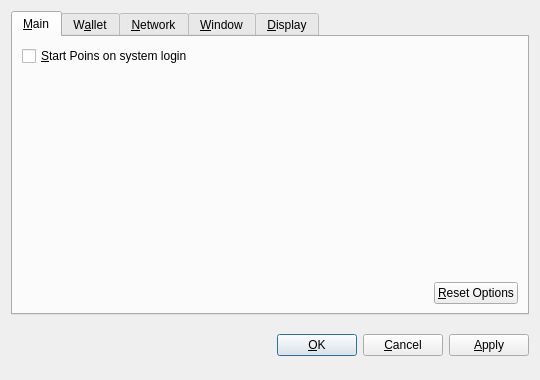
<?xml version="1.0" encoding="UTF-8"?>
<ui version="4.0">
 <class>OptionsDialog</class>
 <widget class="QDialog" name="OptionsDialog">
  <property name="geometry">
   <rect>
    <x>0</x>
    <y>0</y>
    <width>540</width>
    <height>380</height>
   </rect>
  </property>
  <property name="windowTitle">
   <string>Options</string>
  </property>
  <property name="modal">
   <bool>true</bool>
  </property>
  <layout class="QVBoxLayout" name="verticalLayout">
   <item>
    <widget class="QTabWidget" name="tabWidget">
     <property name="tabPosition">
      <enum>QTabWidget::North</enum>
     </property>
     <property name="currentIndex">
      <number>0</number>
     </property>
     <widget class="QWidget" name="tabMain">
      <attribute name="title">
       <string>&amp;Main</string>
      </attribute>
      <layout class="QVBoxLayout" name="verticalLayout_Main">
       <item>
        <widget class="QCheckBox" name="bitcoinAtStartup">
         <property name="toolTip">
          <string>Automatically start Poins after logging in to the system.</string>
         </property>
         <property name="text">
          <string>&amp;Start Poins on system login</string>
         </property>
        </widget>
       </item>
       <item>
        <spacer name="verticalSpacer_Main">
         <property name="orientation">
          <enum>Qt::Vertical</enum>
         </property>
         <property name="sizeHint" stdset="0">
          <size>
           <width>20</width>
           <height>40</height>
          </size>
         </property>
        </spacer>
       </item>
       <item>
        <layout class="QHBoxLayout" name="horizontalLayout_2_Main">
         <item>
          <spacer name="horizontalSpacer_2_Main">
           <property name="orientation">
            <enum>Qt::Horizontal</enum>
           </property>
           <property name="sizeHint" stdset="0">
            <size>
             <width>40</width>
             <height>20</height>
            </size>
           </property>
          </spacer>
         </item>
         <item>
          <widget class="QPushButton" name="resetButton">
           <property name="toolTip">
            <string>Reset all client options to default.</string>
           </property>
           <property name="text">
            <string>&amp;Reset Options</string>
           </property>
           <property name="autoDefault">
            <bool>false</bool>
           </property>
          </widget>
         </item>
        </layout>
       </item>
      </layout>
     </widget>
     <widget class="QWidget" name="tabWallet">
      <attribute name="title">
       <string>W&amp;allet</string>
      </attribute>
      <layout class="QVBoxLayout" name="verticalLayout_Network">
       <item>
        <widget class="QLabel" name="transactionFeeInfoLabel">
         <property name="text">
          <string>Optional transaction fee per kB that helps make sure your transactions are processed quickly. Most transactions are 1 kB.</string>
         </property>
         <property name="textFormat">
          <enum>Qt::PlainText</enum>
         </property>
         <property name="wordWrap">
          <bool>true</bool>
         </property>
        </widget>
       </item>
       <item>
        <layout class="QHBoxLayout" name="horizontalLayout_1_Main">
         <item>
          <widget class="QLabel" name="transactionFeeLabel">
           <property name="text">
            <string>Pay transaction &amp;fee</string>
           </property>
           <property name="textFormat">
            <enum>Qt::PlainText</enum>
           </property>
           <property name="buddy">
            <cstring>transactionFee</cstring>
           </property>
          </widget>
         </item>
         <item>
          <widget class="BitcoinAmountField" name="transactionFee"/>
         </item>
         <item>
          <spacer name="horizontalSpacer_1_Main">
           <property name="orientation">
            <enum>Qt::Horizontal</enum>
           </property>
           <property name="sizeHint" stdset="0">
            <size>
             <width>40</width>
             <height>20</height>
            </size>
           </property>
          </spacer>
         </item>
        </layout>
       </item>
       <item>
        <widget class="QLabel" name="label">
         <property name="text">
          <string>If you disable the spending of unconfirmed change, the change from a transaction cannot be used until that transaction has at least one confirmation. This also affects how your balance is computed.</string>
         </property>
         <property name="wordWrap">
          <bool>true</bool>
         </property>
        </widget>
       </item>
       <item>
        <widget class="QCheckBox" name="spendZeroConfChange">
         <property name="text">
          <string>Spend unconfirmed change  (experts only)</string>
         </property>
        </widget>
       </item>
       <item>
        <spacer name="verticalSpacer">
         <property name="orientation">
          <enum>Qt::Vertical</enum>
         </property>
         <property name="sizeHint" stdset="0">
          <size>
           <width>20</width>
           <height>40</height>
          </size>
         </property>
        </spacer>
       </item>
      </layout>
     </widget>
     <widget class="QWidget" name="tabNetwork">
      <attribute name="title">
       <string>&amp;Network</string>
      </attribute>
      <layout class="QVBoxLayout" name="verticalLayout_Network">
       <item>
        <widget class="QCheckBox" name="mapPortUpnp">
         <property name="toolTip">
          <string>Automatically open the Poins client port on the router. This only works when your router supports UPnP and it is enabled.</string>
         </property>
         <property name="text">
          <string>Map port using &amp;UPnP</string>
         </property>
        </widget>
       </item>
       <item>
        <widget class="QCheckBox" name="connectSocks">
         <property name="toolTip">
          <string>Connect to the Poins network through a SOCKS proxy (e.g. when connecting through Tor).</string>
         </property>
         <property name="text">
          <string>&amp;Connect through SOCKS proxy:</string>
         </property>
        </widget>
       </item>
       <item>
        <layout class="QHBoxLayout" name="horizontalLayout_Network">
         <item>
          <widget class="QLabel" name="proxyIpLabel">
           <property name="text">
            <string>Proxy &amp;IP:</string>
           </property>
           <property name="textFormat">
            <enum>Qt::PlainText</enum>
           </property>
           <property name="buddy">
            <cstring>proxyIp</cstring>
           </property>
          </widget>
         </item>
         <item>
          <widget class="QValidatedLineEdit" name="proxyIp">
           <property name="maximumSize">
            <size>
             <width>140</width>
             <height>16777215</height>
            </size>
           </property>
           <property name="toolTip">
            <string>IP address of the proxy (e.g. 127.0.0.1)</string>
           </property>
          </widget>
         </item>
         <item>
          <widget class="QLabel" name="proxyPortLabel">
           <property name="text">
            <string>&amp;Port:</string>
           </property>
           <property name="textFormat">
            <enum>Qt::PlainText</enum>
           </property>
           <property name="buddy">
            <cstring>proxyPort</cstring>
           </property>
          </widget>
         </item>
         <item>
          <widget class="QLineEdit" name="proxyPort">
           <property name="maximumSize">
            <size>
             <width>55</width>
             <height>16777215</height>
            </size>
           </property>
           <property name="toolTip">
            <string>Port of the proxy (e.g. 9050)</string>
           </property>
          </widget>
         </item>
         <item>
          <widget class="QLabel" name="socksVersionLabel">
           <property name="text">
            <string>SOCKS &amp;Version:</string>
           </property>
           <property name="textFormat">
            <enum>Qt::PlainText</enum>
           </property>
           <property name="buddy">
            <cstring>socksVersion</cstring>
           </property>
          </widget>
         </item>
         <item>
          <widget class="QValueComboBox" name="socksVersion">
           <property name="toolTip">
            <string>SOCKS version of the proxy (e.g. 5)</string>
           </property>
          </widget>
         </item>
         <item>
          <spacer name="horizontalSpacer_Network">
           <property name="orientation">
            <enum>Qt::Horizontal</enum>
           </property>
           <property name="sizeHint" stdset="0">
            <size>
             <width>40</width>
             <height>20</height>
            </size>
           </property>
          </spacer>
         </item>
        </layout>
       </item>
       <item>
        <spacer name="verticalSpacer_Network">
         <property name="orientation">
          <enum>Qt::Vertical</enum>
         </property>
         <property name="sizeHint" stdset="0">
          <size>
           <width>20</width>
           <height>40</height>
          </size>
         </property>
        </spacer>
       </item>
      </layout>
     </widget>
     <widget class="QWidget" name="tabWindow">
      <attribute name="title">
       <string>&amp;Window</string>
      </attribute>
      <layout class="QVBoxLayout" name="verticalLayout_Window">
       <item>
        <widget class="QCheckBox" name="minimizeToTray">
         <property name="toolTip">
          <string>Show only a tray icon after minimizing the window.</string>
         </property>
         <property name="text">
          <string>&amp;Minimize to the tray instead of the taskbar</string>
         </property>
        </widget>
       </item>
       <item>
        <widget class="QCheckBox" name="minimizeOnClose">
         <property name="toolTip">
          <string>Minimize instead of exit the application when the window is closed. When this option is enabled, the application will be closed only after selecting Quit in the menu.</string>
         </property>
         <property name="text">
          <string>M&amp;inimize on close</string>
         </property>
        </widget>
       </item>
       <item>
        <spacer name="verticalSpacer_Window">
         <property name="orientation">
          <enum>Qt::Vertical</enum>
         </property>
         <property name="sizeHint" stdset="0">
          <size>
           <width>20</width>
           <height>40</height>
          </size>
         </property>
        </spacer>
       </item>
      </layout>
     </widget>
     <widget class="QWidget" name="tabDisplay">
      <attribute name="title">
       <string>&amp;Display</string>
      </attribute>
      <layout class="QVBoxLayout" name="verticalLayout_Display">
       <item>
        <layout class="QHBoxLayout" name="horizontalLayout_1_Display">
         <item>
          <widget class="QLabel" name="langLabel">
           <property name="text">
            <string>User Interface &amp;language:</string>
           </property>
           <property name="textFormat">
            <enum>Qt::PlainText</enum>
           </property>
           <property name="buddy">
            <cstring>lang</cstring>
           </property>
          </widget>
         </item>
         <item>
          <widget class="QValueComboBox" name="lang">
           <property name="toolTip">
            <string>The user interface language can be set here. This setting will take effect after restarting Poins.</string>
           </property>
          </widget>
         </item>
        </layout>
       </item>
       <item>
        <layout class="QHBoxLayout" name="horizontalLayout_2_Display">
         <item>
          <widget class="QLabel" name="unitLabel">
           <property name="text">
            <string>&amp;Unit to show amounts in:</string>
           </property>
           <property name="textFormat">
            <enum>Qt::PlainText</enum>
           </property>
           <property name="buddy">
            <cstring>unit</cstring>
           </property>
          </widget>
         </item>
         <item>
          <widget class="QValueComboBox" name="unit">
           <property name="toolTip">
            <string>Choose the default subdivision unit to show in the interface and when sending coins.</string>
           </property>
          </widget>
         </item>
        </layout>
       </item>
       <item>
        <widget class="QCheckBox" name="displayAddresses">
         <property name="toolTip">
          <string>Whether to show Poins addresses in the transaction list or not.</string>
         </property>
         <property name="text">
          <string>&amp;Display addresses in transaction list</string>
         </property>
        </widget>
       </item>
       <item>
        <widget class="QCheckBox" name="coinControlFeatures">
         <property name="toolTip">
          <string>Whether to show coin control features or not.</string>
         </property>
         <property name="text">
          <string>Display coin &amp;control features (experts only!)</string>
         </property>
        </widget>
       </item>
       <item>
        <spacer name="verticalSpacer_Display">
         <property name="orientation">
          <enum>Qt::Vertical</enum>
         </property>
         <property name="sizeHint" stdset="0">
          <size>
           <width>20</width>
           <height>40</height>
          </size>
         </property>
        </spacer>
       </item>
      </layout>
     </widget>
    </widget>
   </item>
   <item>
    <layout class="QHBoxLayout" name="horizontalLayout_Buttons">
     <item>
      <spacer name="horizontalSpacer_1">
       <property name="orientation">
        <enum>Qt::Horizontal</enum>
       </property>
       <property name="sizeHint" stdset="0">
        <size>
         <width>40</width>
         <height>48</height>
        </size>
       </property>
      </spacer>
     </item>
     <item>
      <widget class="QLabel" name="statusLabel">
       <property name="font">
        <font>
         <weight>75</weight>
         <bold>true</bold>
        </font>
       </property>
       <property name="text">
        <string/>
       </property>
       <property name="textFormat">
        <enum>Qt::PlainText</enum>
       </property>
       <property name="wordWrap">
        <bool>true</bool>
       </property>
      </widget>
     </item>
     <item>
      <spacer name="horizontalSpacer_2">
       <property name="orientation">
        <enum>Qt::Horizontal</enum>
       </property>
       <property name="sizeHint" stdset="0">
        <size>
         <width>40</width>
         <height>48</height>
        </size>
       </property>
      </spacer>
     </item>
     <item>
      <widget class="QPushButton" name="okButton">
       <property name="text">
        <string>&amp;OK</string>
       </property>
      </widget>
     </item>
     <item>
      <widget class="QPushButton" name="cancelButton">
       <property name="text">
        <string>&amp;Cancel</string>
       </property>
       <property name="autoDefault">
        <bool>false</bool>
       </property>
      </widget>
     </item>
     <item>
      <widget class="QPushButton" name="applyButton">
       <property name="text">
        <string>&amp;Apply</string>
       </property>
       <property name="autoDefault">
        <bool>false</bool>
       </property>
      </widget>
     </item>
    </layout>
   </item>
  </layout>
 </widget>
 <customwidgets>
  <customwidget>
   <class>BitcoinAmountField</class>
   <extends>QSpinBox</extends>
   <header>bitcoinamountfield.h</header>
  </customwidget>
  <customwidget>
   <class>QValueComboBox</class>
   <extends>QComboBox</extends>
   <header>qvaluecombobox.h</header>
  </customwidget>
  <customwidget>
   <class>QValidatedLineEdit</class>
   <extends>QLineEdit</extends>
   <header>qvalidatedlineedit.h</header>
  </customwidget>
 </customwidgets>
 <resources/>
 <connections/>
</ui>
